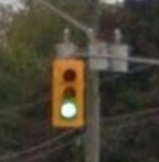
#> input picture VEMMO/TrafficLightScanner/zoom_light_green.png, 159 x 162 px
$ python scan_for_traffic_light.py   (Python 2 division)   (older library calls are emulated)
#> lines starting #> are read from the running program, lines starting #| are printed output that depends on the picture; after the words box and inside, x2 and y2 are one past the last pixel; in counts of white or black regions, pixels touching at a corner belong together
#!/usr/bin/env python
# -*- coding: utf-8 -*-

import numpy as np
import cv2
from matplotlib import pyplot as plt

import time

# [12 lines of commented-out code are left out]
IMAGE_FILE = 'zoom_light_green.png'
#IMAGE_FILE = 'red_light_clear.png'
#IMAGE_FILE = 'green_light_top.png'


img = cv2.imread(IMAGE_FILE)
#> img is the input picture: shape (162, 159, 3); mean B, G, R 50.9, 65.6, 71.5
gray = cv2.cvtColor(img, cv2.COLOR_BGR2GRAY)
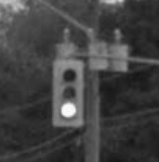
#> gray: shape (162, 159); min 20, max 250, mean 65.7
gray = cv2.medianBlur(gray, 5)

img_location = img.copy()

img_stdmap = img.copy()

edges = cv2.Canny(gray, 60,60)
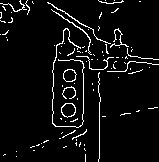
#> edges: shape (162, 159); 5.3% white in thin lines or dots

for y in range(0, img.shape[0]):
	for x in range(0, img.shape[1]):
		img_draw = img.copy()
		cv2.rectangle(img_draw,(x,y),(x+20,y+60),(0,0,255),2)
		cv2.circle(img_draw,(x+10,y+10),2,(0,0,255),2)
		cv2.circle(img_draw,(x+10,y+30),2,(0,0,255),2)
		cv2.circle(img_draw,(x+10,y+50),2,(0,0,255),2)


		#Extract the 3 circles
		msk_top = np.zeros((img.shape[0],img.shape[1]),np.uint8)
		msk_middle = np.zeros((img.shape[0],img.shape[1]),np.uint8)
		msk_bottom = np.zeros((img.shape[0],img.shape[1]),np.uint8)
		msk_std = np.zeros((img.shape[0],img.shape[1]),np.uint8)
		msk_lightbody = np.zeros((img.shape[0],img.shape[1]),np.uint8)

		cv2.circle(msk_top,(x+10,y+10),2,(255,255,255),-1)
		cv2.circle(msk_middle,(x+10,y+30),2,(255,255,255),-1)
		cv2.circle(msk_bottom,(x+10,y+50),2,(255,255,255),-1)
		cv2.circle(msk_std,(x,y),2,(255,255,255),-1)

		#Extract the traffic light body
		cv2.rectangle(msk_lightbody,(x,y),(x+20,y+60),(255,255,255),-1)
		cv2.circle(msk_lightbody,(x+10,y+10),12,(0,0,0),-1)
		cv2.circle(msk_lightbody,(x+10,y+30),12,(0,0,0),-1)
		cv2.circle(msk_lightbody,(x+10,y+50),12,(0,0,0),-1)


		view_top = cv2.bitwise_and(img, img, mask=msk_top)
		view_middle = cv2.bitwise_and(img, img, mask=msk_middle)
		view_bottom = cv2.bitwise_and(img, img, mask=msk_bottom)
		view_lightbody = cv2.bitwise_and(img, img, mask=msk_lightbody)

		top_gray = cv2.cvtColor(view_top, cv2.COLOR_BGR2GRAY)
		middle_gray = cv2.cvtColor(view_middle, cv2.COLOR_BGR2GRAY)
		bottom_gray = cv2.cvtColor(view_bottom, cv2.COLOR_BGR2GRAY)

		top_std = np.std(top_gray)
		middle_std = np.std(middle_gray)
		bottom_std = np.std(bottom_gray)

		cv2.imshow('Top Light', view_top)
		cv2.imshow('Middle Light', view_middle)
		cv2.imshow('Bottom Light', view_bottom)
		cv2.imshow('Image Draw', img_draw)
		cv2.imshow('Light Body', view_lightbody)

		top_r_hist = cv2.calcHist([view_top],[2],None,[256],[0,256])
		top_g_hist = cv2.calcHist([view_top],[1],None,[256],[0,256])
		top_b_hist = cv2.calcHist([view_top],[0],None,[256],[0,256])

		middle_r_hist = cv2.calcHist([view_middle],[2],None,[256],[0,256])
		middle_g_hist = cv2.calcHist([view_middle],[1],None,[256],[0,256])
		middle_b_hist = cv2.calcHist([view_middle],[0],None,[256],[0,256])

		bottom_r_hist = cv2.calcHist([view_bottom],[2],None,[256],[0,256])
		bottom_g_hist = cv2.calcHist([view_bottom],[1],None,[256],[0,256])
		bottom_b_hist = cv2.calcHist([view_bottom],[0],None,[256],[0,256])

		bottom_r_sum = np.sum(bottom_r_hist[100:])
		bottom_g_sum = np.sum(bottom_g_hist[100:])
		bottom_b_sum = np.sum(bottom_b_hist[100:])

		#print (bottom_r_sum, bottom_g_sum, bottom_b_sum)

		#top_average = cv2.mean(img, mask=msk_top)

		top_mean, top_std = cv2.meanStdDev(img, mask=msk_top)
		middle_mean, middle_std = cv2.meanStdDev(img, mask=msk_middle)
		bottom_mean, bottom_std = cv2.meanStdDev(img, mask=msk_bottom)
		lightbody_mean, lightbody_std = cv2.meanStdDev(img, mask=msk_lightbody)

		im_mean, im_std = cv2.meanStdDev(img, mask=msk_std)

		s_b = int(10*im_std[0])
		s_g = int(10*im_std[1])
		s_r = int(10*im_std[2])

		cv2.circle(img_stdmap,(x,y),2,(s_b, s_g, s_r),-1)

		print lightbody_mean

		# [7 lines of commented-out code are left out]

		if lightbody_std[0] < 15 and lightbody_std[1] < 15 and lightbody_std[2] < 15 and lightbody_mean[2] > 80:
			cv2.rectangle(img_location,(x,y),(x+20,y+60),(255,0,255),2)

		cv2.imshow('Found Objects', img_location)
		cv2.imshow('Stdmap', img_stdmap)

		#time.sleep(0.001)
		#time.sleep(0.01)
		if cv2.waitKey(1) & 0xFF == ord('q'):
			break
#> this loop made 162 passes
#> pass 1, `cv2.imshow('Top Light', view_top)`:
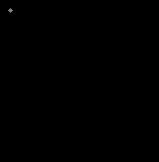
#> window 'Top Light': shape (162, 159, 3); mean B, G, R 0.1, 0.1, 0.1
#> pass 1, `cv2.imshow('Image Draw', img_draw)`:
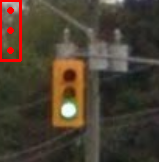
#> window 'Image Draw': shape (162, 159, 3); mean B, G, R 49.4, 63.7, 74.5
#> after the loop: bottom_gray: shape (162, 159); every value is 0
#> after the loop:
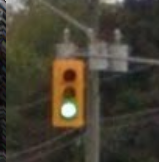
#> img_stdmap: shape (162, 159, 3); 3.77% of pixels changed, all inside (x1, y1, x2, y2) = (0, 0, 6, 162)
#> after the loop: msk_lightbody: shape (162, 159); 0.03% white in thin lines or dots, all inside (x1, y1, x2, y2) = (3, 161, 24, 162)
#> after the loop: msk_std: shape (162, 159); 0.03% white in thin lines or dots, all inside (x1, y1, x2, y2) = (1, 159, 6, 162)
#> after the loop: view_bottom: shape (162, 159, 3); every value is 0

cv2.imwrite('light_location.png', img_location)


#circles = cv2.HoughCircles(img_stdmap, cv2.cv.CV_HOUGH_GRADIENT, 1.5, 90, param1=50, param2=30, minRadius=0, maxRadius=0)

cv2.waitKey(0)
#cv2.destroyAllWindows()

$ run again, with VEMMO/StopSignDetection/stop_sign_in_scene.png copied over VEMMO/TrafficLightScanner/zoom_light_green.png
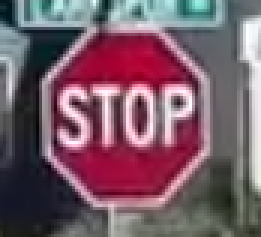
#> input picture VEMMO/StopSignDetection/stop_sign_in_scene.png, 87 x 79 px (shown 3 times larger)
#> img is the input picture: shape (79, 87, 3); mean B, G, R 104, 91.7, 119.3
#> `edges = cv2.Canny(gray, 60,60)`:
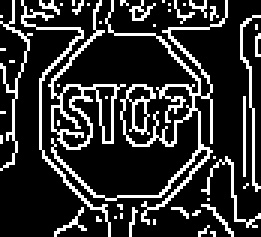
#> edges: shape (79, 87) (shown 3 times larger); 18.7% white in thin lines or dots
#> after the loop `for y in range(0, img.shape[0]):`:
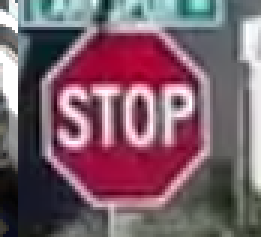
#> img_stdmap: shape (79, 87, 3) (shown 3 times larger); 6.88% of pixels changed, all inside (x1, y1, x2, y2) = (0, 0, 6, 79)
